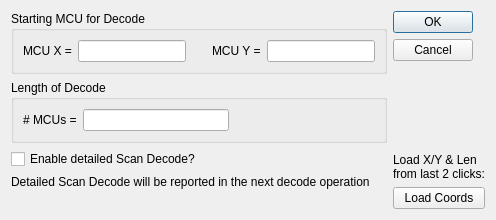
<?xml version="1.0" encoding="UTF-8"?>
<ui version="4.0">
 <class>Q_DecodeDetailDlg</class>
 <widget class="QDialog" name="Q_DecodeDetailDlg">
  <property name="windowTitle">
   <string>Detailed Scan Decode Options</string>
  </property>
  <property name="modal">
   <bool>true</bool>
  </property>
  <layout class="QHBoxLayout" name="mainLayout">
   <property name="sizeConstraint">
    <enum>QLayout::SetFixedSize</enum>
   </property>
   <item>
    <layout class="QVBoxLayout" name="settingsLayout">
     <item>
      <widget class="QGroupBox" name="groupBox">
       <property name="title">
        <string>Starting MCU for Decode</string>
       </property>
       <layout class="QHBoxLayout" name="horizontalLayout">
        <item>
         <widget class="QLabel" name="label">
          <property name="text">
           <string>MCU X =</string>
          </property>
          <property name="buddy">
           <cstring>leMcuX</cstring>
          </property>
         </widget>
        </item>
        <item>
         <widget class="QLineEdit" name="leMcuX"/>
        </item>
        <item>
         <spacer name="horizontalSpacer">
          <property name="orientation">
           <enum>Qt::Horizontal</enum>
          </property>
          <property name="sizeHint" stdset="0">
           <size>
            <width>20</width>
            <height>10</height>
           </size>
          </property>
         </spacer>
        </item>
        <item>
         <widget class="QLabel" name="label_2">
          <property name="text">
           <string>MCU Y =</string>
          </property>
          <property name="buddy">
           <cstring>leMcuY</cstring>
          </property>
         </widget>
        </item>
        <item>
         <widget class="QLineEdit" name="leMcuY"/>
        </item>
       </layout>
      </widget>
     </item>
     <item>
      <widget class="QGroupBox" name="groupBox_2">
       <property name="title">
        <string>Length of Decode</string>
       </property>
       <layout class="QHBoxLayout" name="horizontalLayout_2">
        <item>
         <widget class="QLabel" name="label_3">
          <property name="text">
           <string># MCUs =</string>
          </property>
          <property name="buddy">
           <cstring>leNumMcus</cstring>
          </property>
         </widget>
        </item>
        <item>
         <widget class="QLineEdit" name="leNumMcus"/>
        </item>
        <item>
         <spacer name="horizontalSpacer_2">
          <property name="orientation">
           <enum>Qt::Horizontal</enum>
          </property>
          <property name="sizeHint" stdset="0">
           <size>
            <width>20</width>
            <height>10</height>
           </size>
          </property>
         </spacer>
        </item>
       </layout>
      </widget>
     </item>
     <item>
      <widget class="QCheckBox" name="cbEnableDec">
       <property name="text">
        <string>Enable detailed Scan Decode?</string>
       </property>
      </widget>
     </item>
     <item>
      <widget class="QLabel" name="label_4">
       <property name="text">
        <string>Detailed Scan Decode will be reported in the next decode operation</string>
       </property>
       <property name="wordWrap">
        <bool>true</bool>
       </property>
      </widget>
     </item>
     <item>
      <widget class="QLabel" name="lblNote">
       <property name="wordWrap">
        <bool>true</bool>
       </property>
      </widget>
     </item>
    </layout>
   </item>
   <item>
    <layout class="QVBoxLayout" name="buttonsLayout">
     <item>
      <widget class="QDialogButtonBox" name="buttonBox">
       <property name="orientation">
        <enum>Qt::Vertical</enum>
       </property>
       <property name="standardButtons">
        <set>QDialogButtonBox::Cancel|QDialogButtonBox::Ok</set>
       </property>
      </widget>
     </item>
     <item>
      <spacer name="verticalSpacer">
       <property name="orientation">
        <enum>Qt::Vertical</enum>
       </property>
       <property name="sizeHint" stdset="0">
        <size>
         <width>10</width>
         <height>20</height>
        </size>
       </property>
      </spacer>
     </item>
     <item>
      <widget class="QLabel" name="label_5">
       <property name="text">
        <string>Load X/Y &amp; Len
from last 2 clicks:</string>
       </property>
      </widget>
     </item>
     <item>
      <widget class="QPushButton" name="pbLoadCoords">
       <property name="text">
        <string>Load Coords</string>
       </property>
       <property name="autoDefault">
        <bool>false</bool>
       </property>
      </widget>
     </item>
    </layout>
   </item>
  </layout>
 </widget>
 <tabstops>
  <tabstop>leMcuX</tabstop>
  <tabstop>leMcuY</tabstop>
  <tabstop>leNumMcus</tabstop>
  <tabstop>cbEnableDec</tabstop>
  <tabstop>pbLoadCoords</tabstop>
 </tabstops>
 <resources/>
 <connections>
  <connection>
   <sender>buttonBox</sender>
   <signal>accepted()</signal>
   <receiver>Q_DecodeDetailDlg</receiver>
   <slot>accept()</slot>
  </connection>
  <connection>
   <sender>buttonBox</sender>
   <signal>rejected()</signal>
   <receiver>Q_DecodeDetailDlg</receiver>
   <slot>reject()</slot>
  </connection>
 </connections>
</ui>
